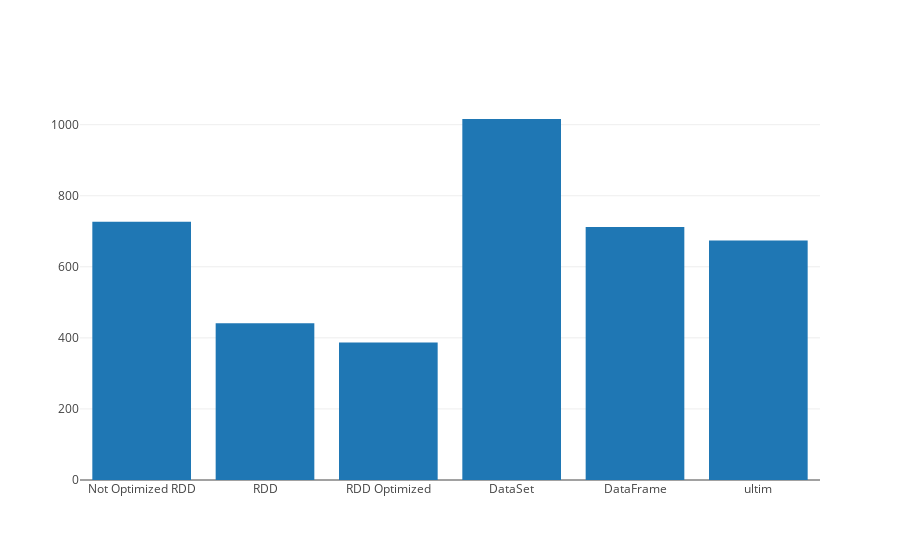

Source (notebook cell):
### Markdown cell above
# 4. Visualización de rendimiento

### Code cell
val (x, y) = Seq(
    "Not Optimized RDD" -> runWithOutput(query_RDD_Not_Optimized.collect()),
    "RDD" -> runWithOutput(query_RDD.collect()),
    "RDD Optimized" -> runWithOutput(query_RDD_Optimized.collect()),
    "DataSet" -> runWithOutput(query_DS.collect),
    "DataFrame" -> runWithOutput(query_DF.collect),
    "ultim"-> runWithOutput(queryfinal.collect)
).unzip

Bar(x, y).plot()

### Figure 1 — Plotly figure (JSON) as saved in the notebook; plotly's stock layout.template omitted (floating-point values rounded to 4 significant figures)
{"data": [{"type": "bar", "x": ["Not Optimized RDD", "RDD", "RDD Optimized", "DataSet", "DataFrame", "ultim"], "y": [727, 441, 387, 1016, 712, 674]}], "layout": {}}
